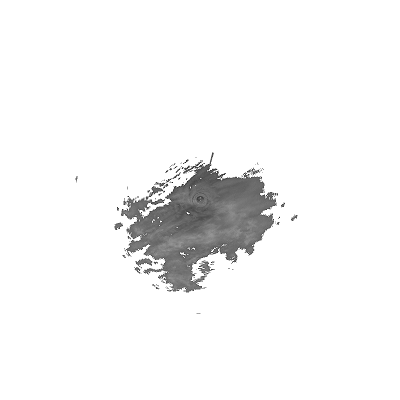
//> input picture Pre.png, 400 x 400 px
$ ./main   (built with g++ and OpenCV 4)
//> lines starting //> are read from the running program, lines starting //| are printed output that depends on the picture
#include <cv.h>
#include <highgui.h>
#include <iostream>
#include <opencv2/opencv.hpp>
#include <cxcore.h>
#include <opencv2/core/core.hpp>
#include <opencv2/highgui/highgui.hpp>
#include <sstream>
#include <fstream>
#include <windows.h>
#include <opencv2/imgproc/imgproc.hpp>
#include <opencv2/video/tracking.hpp> 	 // 必须添加


using namespace cv;
using namespace std;

#define UNKNOWN_FLOW_THRESH 1e9
#define PI 3.1415926

string int2str( int val )
{
	ostringstream out;
	out<<val;
	return out.str();
}

// [173 lines left out: functions saveMat, makecolorwheel, motionToColor, isFlowCorrect, computeColor, not called in this run]

// [36 lines of commented-out code are left out]

void OpticalFlowQualityControl(Mat &u, Mat &v)   // 运动矢量场的质量控制
{
	Mat n = Mat::zeros(u.rows, u.cols, CV_32F);;
	for (int i=0; i<u.rows; i++)
	{
		for (int j=0; j<u.cols; j++)
		{
			n.at<float>(i,j) = fastAtan2(v.at<float>(i,j), u.at<float>(i,j));   // 反正切
		}

	}
	for (int i=1; i<u.rows-1; i++)
	{
		for (int j=1; j<u.cols-1; j++)
		{
			if (abs(n.at<float>(i,j))-abs(n.at<float>(i-1,j-1)+n.at<float>(i-1,j)+n.at<float>(i-1,j+1)+n.at<float>(i,j-1)+
				n.at<float>(i,j+1)+n.at<float>(i+1,j-1)+n.at<float>(i+1,j)+n.at<float>(i+1,j+1))/8 > PI/180*25)
			{
				u.at<float>(i,j) = (u.at<float>(i-1,j-1)+u.at<float>(i-1,j)+u.at<float>(i-1,j+1)+u.at<float>(i,j-1)+
					u.at<float>(i,j+1)+u.at<float>(i+1,j-1)+u.at<float>(i+1,j)+u.at<float>(i+1,j+1))/8;  //中值
				v.at<float>(i,j) = (v.at<float>(i-1,j-1)+v.at<float>(i-1,j)+v.at<float>(i-1,j+1)+v.at<float>(i,j-1)+
					v.at<float>(i,j+1)+v.at<float>(i+1,j-1)+v.at<float>(i+1,j)+v.at<float>(i+1,j+1))/8;
			}
			if((abs(u.at<float>(i,j))-(u.at<float>(i-1,j-1)+u.at<float>(i-1,j)+u.at<float>(i-1,j+1)+u.at<float>(i,j-1)+
				u.at<float>(i,j+1)+u.at<float>(i+1,j-1)+u.at<float>(i+1,j)+u.at<float>(i+1,j+1))/8)*(200000*2/u.rows/360) > 5)
			{
				u.at<float>(i,j) = (u.at<float>(i-1,j-1)+u.at<float>(i-1,j)+u.at<float>(i-1,j+1)+u.at<float>(i,j-1)+
					u.at<float>(i,j+1)+u.at<float>(i+1,j-1)+u.at<float>(i+1,j)+u.at<float>(i+1,j+1))/8;
			}
			if((abs(v.at<float>(i,j))-(v.at<float>(i-1,j-1)+v.at<float>(i-1,j)+v.at<float>(i-1,j+1)+v.at<float>(i,j-1)+
				v.at<float>(i,j+1)+v.at<float>(i+1,j-1)+v.at<float>(i+1,j)+v.at<float>(i+1,j+1))/8)*(200000*2/v.rows/360) > 5)
			{
				v.at<float>(i,j) = (v.at<float>(i-1,j-1)+v.at<float>(i-1,j)+v.at<float>(i-1,j+1)+v.at<float>(i,j-1)+
					v.at<float>(i,j+1)+v.at<float>(i+1,j-1)+v.at<float>(i+1,j)+v.at<float>(i+1,j+1))/8;
			}
			if(abs(u.at<float>(i,j))*(200000*2/u.rows/360) > 10)
			{
				u.at<float>(i,j) = (u.at<float>(i-1,j-1)+u.at<float>(i-1,j)+u.at<float>(i-1,j+1)+u.at<float>(i,j-1)+
					u.at<float>(i,j+1)+u.at<float>(i+1,j-1)+u.at<float>(i+1,j)+u.at<float>(i+1,j+1))/8;
			}
			if(abs(v.at<float>(i,j))*(200000*2/v.rows/360) > 10)
			{
				v.at<float>(i,j) = (v.at<float>(i-1,j-1)+v.at<float>(i-1,j)+v.at<float>(i-1,j+1)+v.at<float>(i,j-1)+
					v.at<float>(i,j+1)+v.at<float>(i+1,j-1)+v.at<float>(i+1,j)+v.at<float>(i+1,j+1))/8;
			}
			if(abs(sqrt(pow(u.at<float>(i,j),2)+pow(v.at<float>(i,j),2))-(sqrt(pow(u.at<float>(i-1,j-1),2)+
				pow(v.at<float>(i-1,j-1),2))+sqrt(pow(u.at<float>(i-1,j),2)+pow(v.at<float>(i-1,j),2))+
				sqrt(pow(u.at<float>(i-1,j+1),2)+pow(v.at<float>(i-1,j+1),2))+sqrt(pow(u.at<float>(i,j-1),2)+
				pow(v.at<float>(i,j-1),2))+sqrt(pow(u.at<float>(i,j+1),2)+pow(v.at<float>(i,j+1),2))+
				sqrt(pow(u.at<float>(i+1,j-1),2)+pow(v.at<float>(i+1,j-1),2))+sqrt(pow(u.at<float>(i+1,j),2)+
				pow(v.at<float>(i+1,j),2))+sqrt(pow(u.at<float>(i+1,j+1),2)+pow(v.at<float>(i+1,j+1),2))/8))*(200000*2/v.rows/360)>15)
			{
				u.at<float>(i,j) = (u.at<float>(i-1,j-1)+u.at<float>(i-1,j)+u.at<float>(i-1,j+1)+u.at<float>(i,j-1)+
					u.at<float>(i,j+1)+u.at<float>(i+1,j-1)+u.at<float>(i+1,j)+u.at<float>(i+1,j+1))/8;
				v.at<float>(i,j) = (v.at<float>(i-1,j-1)+v.at<float>(i-1,j)+v.at<float>(i-1,j+1)+v.at<float>(i,j-1)+
					v.at<float>(i,j+1)+v.at<float>(i+1,j-1)+v.at<float>(i+1,j)+v.at<float>(i+1,j+1))/8;
			}
		}
	}
}

float sumMat(Mat inputImg)  // 矩阵元素累加
{
	float sum = 0.0;
	int rowNumber = inputImg.rows;
	int colNumber = inputImg.cols * inputImg.channels();
	for (int i = 0; i < rowNumber;i++)
	{
		for (int j = 0; j < colNumber; j++)
		{
			sum = inputImg.at<float>(i,j) + sum;
		}
	}
	return sum;
}

void UpdateMotionVectorField(Mat &alpha, Mat &beta, Mat u, Mat v)
{
	Mat e = Mat::zeros(9, 1, CV_32F);
	Mat d = Mat::zeros(9, 1, CV_32F);
	int countE, countD;
	for (int i=1; i<u.rows-1; i++)
	{
		for (int j=1; j<u.cols-1; j++)
		{
			e = (u.at<float>(i-1,j-1),u.at<float>(i-1,j),u.at<float>(i-1,j+1),u.at<float>(i,j),
				u.at<float>(i,j-1),u.at<float>(i,j+1),u.at<float>(i+1,j-1),u.at<float>(i+1,j),u.at<float>(i+1,j+1));
			d = (v.at<float>(i-1,j-1),v.at<float>(i-1,j),v.at<float>(i-1,j+1),v.at<float>(i,j),
				v.at<float>(i,j-1),v.at<float>(i,j+1),v.at<float>(i+1,j-1),v.at<float>(i+1,j),v.at<float>(i+1,j+1));
			countE = countNonZero(e);
			countD = countNonZero(d);
			if (countE != 0) // 统计数组不等于0的个数
				alpha.at<float>(i, j) = sumMat(e)/countE;
			if (countD != 0)
				beta.at<float>(i, j) = sumMat(d)/countD;
		}
	}
}
// 外推预报
void ExtrapolationForecast(Mat &NewImage, Mat &BlurThresholdGrayPre, Mat &alpha, Mat &beta)
{
	NewImage = Mat::zeros(BlurThresholdGrayPre.rows, BlurThresholdGrayPre.cols, CV_32F);

	int i1, j1;
	float k, m;
	for (int i=1; i<NewImage.rows-1; i++)
	{
		for (int j=1; j<NewImage.cols-1; j++)
		{
			if (alpha.at<float>(i,j)>= 0.0 && beta.at<float>(i,j)>= 0.0)
			{
				i1 = i-floor(alpha.at<float>(i,j))-1;
				j1 = j-floor(beta.at<float>(i,j))-1;
				k = 1-(alpha.at<float>(i,j)-floor(alpha.at<float>(i,j)));
				m = 1-(beta.at<float>(i,j)-floor(beta.at<float>(i,j)));
				if (i1 > BlurThresholdGrayPre.rows || j1 > BlurThresholdGrayPre.cols || i1 <= -1 || j1 <= -1)
					NewImage.at<float>(i,j) = 255;
				else
					NewImage.at<float>(i,j) = (1.0-k)*(1.0-m)*BlurThresholdGrayPre.at<float>(i1,j1)+(1.0-k)*m*BlurThresholdGrayPre.at<float>(i1,j1+1)+
					k*(1.0-m)*BlurThresholdGrayPre.at<float>(i1+1,j1)+k*m*BlurThresholdGrayPre.at<float>(i1+1,j1+1);
			}
			else if (alpha.at<float>(i,j)< 0.0 && beta.at<float>(i,j)> 0.0)
			{
				i1 = i-ceil(alpha.at<float>(i,j));
				j1 = j-floor(beta.at<float>(i,j))-1;
				k = abs(alpha.at<float>(i,j)-ceil(alpha.at<float>(i,j)));
				m = 1-(beta.at<float>(i,j)-floor(beta.at<float>(i,j)));
				if (i1 > BlurThresholdGrayPre.rows || j1 > BlurThresholdGrayPre.cols || i1 <= -1 || j1 <= -1)
					NewImage.at<float>(i,j) = 255;
				else
					NewImage.at<float>(i,j) = (1.0-k)*(1.0-m)*BlurThresholdGrayPre.at<float>(i1,j1)+(1.0-k)*m*BlurThresholdGrayPre.at<float>(i1,j1+1)+
					k*(1.0-m)*BlurThresholdGrayPre.at<float>(i1+1,j1)+k*m*BlurThresholdGrayPre.at<float>(i1+1,j1+1);
			}
			else if (alpha.at<float>(i,j)< 0.0 && beta.at<float>(i,j)<= 0.0)
			{
				i1 = i-ceil(alpha.at<float>(i,j));
				j1 = j-ceil(beta.at<float>(i,j));
				k = abs(alpha.at<float>(i,j)-ceil(alpha.at<float>(i,j)));
				m = abs(beta.at<float>(i,j)-ceil(beta.at<float>(i,j)));
				if (i1 > BlurThresholdGrayPre.rows || j1 > BlurThresholdGrayPre.cols || i1 <= -1 || j1 <= -1)
					NewImage.at<float>(i,j) = 255;
				else
					NewImage.at<float>(i,j) = (1.0-k)*(1.0-m)*BlurThresholdGrayPre.at<float>(i1,j1)+(1.0-k)*m*BlurThresholdGrayPre.at<float>(i1,j1+1)+
					k*(1.0-m)*BlurThresholdGrayPre.at<float>(i1+1,j1)+k*m*BlurThresholdGrayPre.at<float>(i1+1,j1+1);
			}
			else if (alpha.at<float>(i,j)>= 0.0 && beta.at<float>(i,j)< 0.0)
			{
				i1 = i-floor(alpha.at<float>(i,j))-1;
				j1 = j-ceil(beta.at<float>(i,j));
				k = 1-(alpha.at<float>(i,j)-floor(alpha.at<float>(i,j)));
				m = abs(beta.at<float>(i,j)-ceil(beta.at<float>(i,j)));
				if (i1 > BlurThresholdGrayPre.rows || j1 > BlurThresholdGrayPre.cols || i1 <= -1 || j1 <= -1)
					NewImage.at<float>(i,j) = 255;
				else
					NewImage.at<float>(i,j) = (1.0-k)*(1.0-m)*BlurThresholdGrayPre.at<float>(i1,j1)+(1.0-k)*m*BlurThresholdGrayPre.at<float>(i1,j1+1)+
					k*(1.0-m)*BlurThresholdGrayPre.at<float>(i1+1,j1)+k*m*BlurThresholdGrayPre.at<float>(i1+1,j1+1);
			}
		}
	}
}


void Gray2RGB(Mat &NewColorImage, Mat NewImage1)
{
	for (int i=0; i<NewImage1.rows; i++)
	{
		uchar* data = NewImage1.ptr<uchar>(i);
		for (int j=0; j<NewImage1.cols*NewImage1.channels() ; j++)
		{

			if (data[j] >=0 && data[j] <26)
			{
				NewColorImage.at<Vec3b>(i, j)[2] = 0;
				NewColorImage.at<Vec3b>(i, j)[1] = 0;
				NewColorImage.at<Vec3b>(i, j)[0] = 3;
			}
			else if (data[j] >=26 && data[j] <56)
			{
				NewColorImage.at<Vec3b>(i, j)[2] = 127;
				NewColorImage.at<Vec3b>(i, j)[1] = 194;
				NewColorImage.at<Vec3b>(i, j)[0] = 229;
			}
			else if (data[j] >=56 && data[j] <66)
			{
				NewColorImage.at<Vec3b>(i, j)[2] = 0;
				NewColorImage.at<Vec3b>(i, j)[1] = 174;
				NewColorImage.at<Vec3b>(i, j)[0] = 165;
			}
			else if (data[j] >=66 && data[j] <76)
			{
				NewColorImage.at<Vec3b>(i, j)[2] = 198;
				NewColorImage.at<Vec3b>(i, j)[1] = 195;
				NewColorImage.at<Vec3b>(i, j)[0] = 255;
			}
			else if (data[j] >=76 && data[j] <86)
			{
				NewColorImage.at<Vec3b>(i, j)[2] = 123;
				NewColorImage.at<Vec3b>(i, j)[1] = 113;
				NewColorImage.at<Vec3b>(i, j)[0] = 239;
			}
			else if (data[j] >=86 && data[j] <96)
			{
				NewColorImage.at<Vec3b>(i, j)[2] = 24;
				NewColorImage.at<Vec3b>(i, j)[1] = 36;
				NewColorImage.at<Vec3b>(i, j)[0] = 214;
			}
			else if (data[j] >=96 && data[j] <106)
			{
				NewColorImage.at<Vec3b>(i, j)[2] = 165;
				NewColorImage.at<Vec3b>(i, j)[1] = 255;
				NewColorImage.at<Vec3b>(i, j)[0] = 173;
			}
			else if (data[j] >=106 && data[j] <116)
			{
				NewColorImage.at<Vec3b>(i, j)[2] = 0;
				NewColorImage.at<Vec3b>(i, j)[1] = 235;
				NewColorImage.at<Vec3b>(i, j)[0] = 0;
			}
			else if (data[j] >=116 && data[j] <126)
			{
				NewColorImage.at<Vec3b>(i, j)[2] = 16;
				NewColorImage.at<Vec3b>(i, j)[1] = 146;
				NewColorImage.at<Vec3b>(i, j)[0] = 24;
			}
			else if (data[j] >=126 && data[j] <136)
			{

				NewColorImage.at<Vec3b>(i, j)[2] = 255;
				NewColorImage.at<Vec3b>(i, j)[1] = 247;
				NewColorImage.at<Vec3b>(i, j)[0] = 99;
			}
			else if (data[j] >=136 && data[j] <146)
			{
				NewColorImage.at<Vec3b>(i, j)[2] = 206;
				NewColorImage.at<Vec3b>(i, j)[1] = 203;
				NewColorImage.at<Vec3b>(i, j)[0] = 0;
			}
			else if (data[j] >=146 && data[j] <156)
			{
				NewColorImage.at<Vec3b>(i, j)[2] = 140;
				NewColorImage.at<Vec3b>(i, j)[1] = 142;
				NewColorImage.at<Vec3b>(i, j)[0] = 0;
			}
			else if (data[j] >=156 && data[j] <166)
			{
				NewColorImage.at<Vec3b>(i, j)[2] = 255;
				NewColorImage.at<Vec3b>(i, j)[1] = 174;
				NewColorImage.at<Vec3b>(i, j)[0] = 173;
			}
			else if (data[j] >=166 && data[j] <176)
			{
				NewColorImage.at<Vec3b>(i, j)[2] = 255;
				NewColorImage.at<Vec3b>(i, j)[1] = 101;
				NewColorImage.at<Vec3b>(i, j)[0] = 90;
			}
			else if (data[j] >=176 && data[j] <186)
			{
				NewColorImage.at<Vec3b>(i, j)[2] = 239;
				NewColorImage.at<Vec3b>(i, j)[1] = 0;
				NewColorImage.at<Vec3b>(i, j)[0] = 49;
			}
			else if (data[j] >=186 && data[j] <196)
			{
				NewColorImage.at<Vec3b>(i, j)[2] = 214;
				NewColorImage.at<Vec3b>(i, j)[1] = 142;
				NewColorImage.at<Vec3b>(i, j)[0] = 255;
			}
			else if (data[j] >=196 && data[j] <=255)
			{
				NewColorImage.at<Vec3b>(i, j)[2] = 173;
				NewColorImage.at<Vec3b>(i, j)[1] = 36;
				NewColorImage.at<Vec3b>(i, j)[0] = 255;
			}
		}
	}
}

void main()
{
	long start_time = GetTickCount();
	// 读入图片  						   E:\OpenCV\workplace\OpticalFlowFarneback
 	Mat ImgPre = imread("E:\\OpenCV\\workplace\\OpticalFlowFarneback\\Pre.png", CV_8U);	 // 直接读入是三通道
//> ImgPre is the input picture: 400 rows x 400 cols, CV_8UC1; min 19, max 255, mean 244.6
 	Mat ImgCur = imread("E:\\OpenCV\\workplace\\OpticalFlowFarneback\\Cur.png", CV_8U);
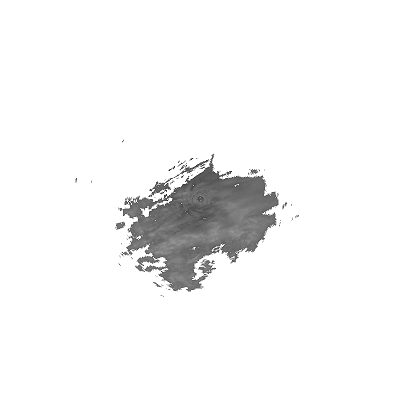
//> input picture Cur.png, 400 x 400 px
//> ImgCur is the input picture: 400 rows x 400 cols, CV_8UC1; min 21, max 255, mean 244.4

	ImgPre.convertTo(ImgPre,CV_32F);
//> ImgPre: 400 rows x 400 cols, CV_32FC1
	ImgCur.convertTo(ImgCur,CV_32F);
//> ImgCur: 400 rows x 400 cols, CV_32FC1
	Mat  BlurThresholdGrayPre, BlurThresholdGrayCur;
	medianBlur(ImgPre, BlurThresholdGrayPre, 3);
	medianBlur(ImgCur, BlurThresholdGrayCur, 3);


	Mat u = Mat::zeros(ImgPre.rows, ImgPre.cols, CV_32F);
    Mat v = Mat::zeros(ImgPre.rows, ImgPre.cols, CV_32F);
	Mat oflow;
	calcOpticalFlowFarneback(BlurThresholdGrayPre, BlurThresholdGrayCur, oflow, 0.5, 3, 20, 3, 7, 0.6, 0); //OPTFLOW_FARNEBACK_GAUSSIAN

	float maxrad = 1;

 	for (int i= 0; i < oflow.rows; i++)
 	{
 		for (int j = 0; j < oflow.cols; j++)
 		{
 			Vec2f flow_at_point = oflow.at<Vec2f>(i, j);  //flow:x,y
 			u.at<float>(i, j) = flow_at_point[0]/ maxrad;
 			v.at<float>(i, j) = flow_at_point[1]/ maxrad;
 		}
 	}
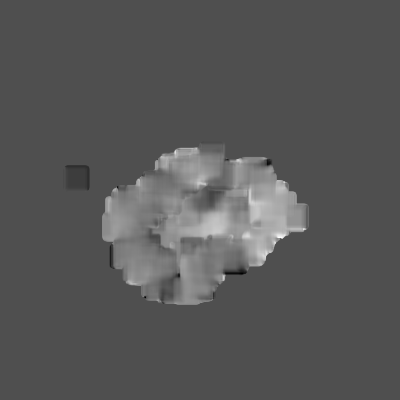
//> u: 400 rows x 400 cols, CV_32FC1; min -2.15, max 4.73, mean 0.209; drawn with min black and max white

	OpticalFlowQualityControl(u, v); // 光流场的质量控制
//> after the loop in OpticalFlowQualityControl, `for (int i=0; i<u.rows; i++)`:
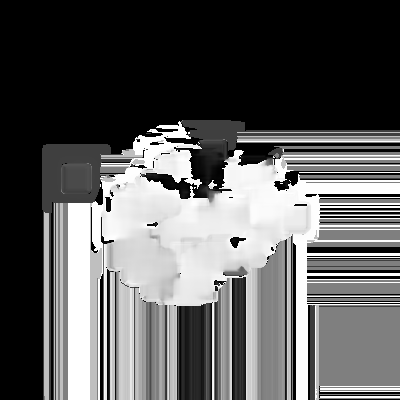
//> n: 400 rows x 400 cols, CV_32FC1; min 0, max 360, mean 130.4; drawn with min black and max white
	Mat alpha = Mat::zeros(u.rows, u.cols, CV_32F);
	Mat beta = Mat::zeros(u.rows, u.cols, CV_32F);
	Mat NewImage = Mat::zeros(u.rows, u.cols, CV_32F);
	Mat NewImage1 = Mat::zeros(u.rows, u.cols, CV_32F);
	Mat NewColorImage = Mat::zeros(u.rows, u.cols, CV_8UC3);
	alpha = v;
	beta = u;
	// 外推预报
	for (int ForecastTime = 0; ForecastTime<=5 ;ForecastTime++)
	{
		ExtrapolationForecast(NewImage, BlurThresholdGrayPre, alpha, beta);  //外推预报
		if (ForecastTime>0)
		{
		// 保存图片
			string ImageAddres = int2str(ForecastTime)+".png";
			string ImageAddres1 = "Color"+int2str(ForecastTime)+".png";
			NewImage.convertTo(NewImage1,CV_8U);
			imwrite(ImageAddres, NewImage1);
			Gray2RGB(NewColorImage,NewImage1);
			imwrite(ImageAddres1, NewColorImage);
		}
		if (ForecastTime<5)
		{
			Mat alpha = Mat::zeros(u.rows, u.cols, CV_32F);
			Mat beta = Mat::zeros(u.rows, u.cols, CV_32F);
			UpdateMotionVectorField(alpha, beta, u, v);   //更新光流场
			NewImage.copyTo(BlurThresholdGrayPre);
			u = alpha;
			v = beta;
		}
	}
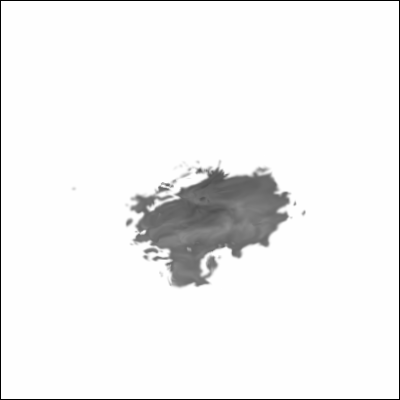
//> NewImage: 400 rows x 400 cols, CV_32FC1; min 0, max 255, mean 242.7; drawn with min black and max white
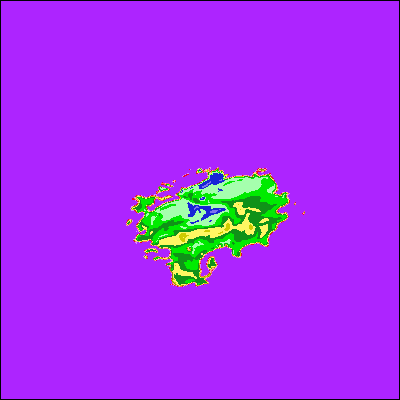
//> NewColorImage: 400 rows x 400 cols, CV_8UC3; mean B, G, R 239.7, 46.8, 165.9
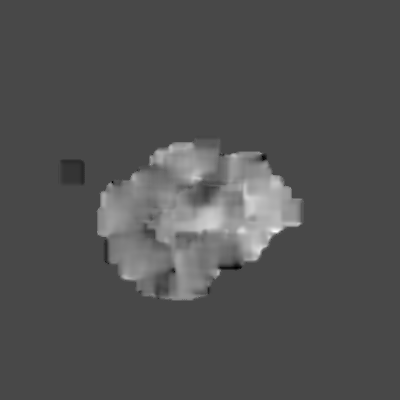
//> u: 400 rows x 400 cols, CV_32FC1; min -1.72, max 4.34, mean 0.207; drawn with min black and max white
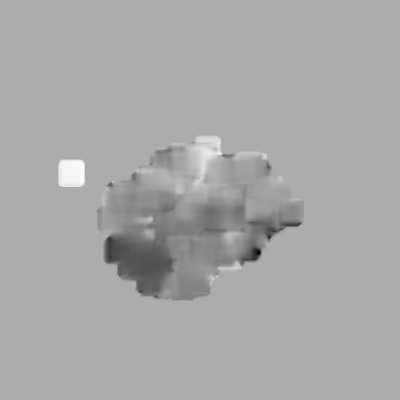
//> v: 400 rows x 400 cols, CV_32FC1; min -4.08, max 1.96, mean -0.0965; drawn with min black and max white
	long end_time = GetTickCount(); //获取此程序段开始执行时间
	cout << "程序段运行时间：" << (end_time - start_time) << "ms!" << endl; //差值即执行时间
}
